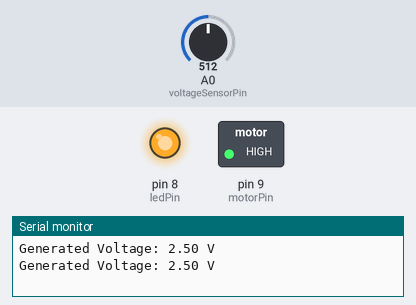
The sketch below on a simulated Arduino Uno, built with avr-gcc and run on an emulated ATmega328P. Parts: switched loads named in the sketch (green lamp = pin HIGH), output pins drawn as LEDs (lit = HIGH), the last lines printed to the serial monitor. The test bench sets the inputs (shaded band); at power-on: A0 (voltageSensorPin) = 512.

Above: at 1.8 s.
1.9 s: A0 (voltageSensorPin) set to 22
3.4 s: A0 (voltageSensorPin) set to 18
At 5.2 s:
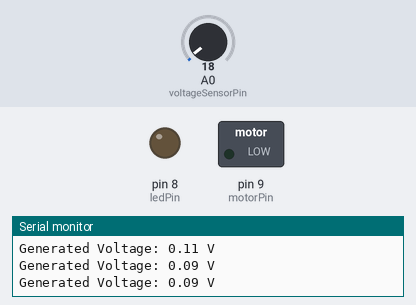
5.5 s: A0 (voltageSensorPin) set to 122
At 6.9 s:
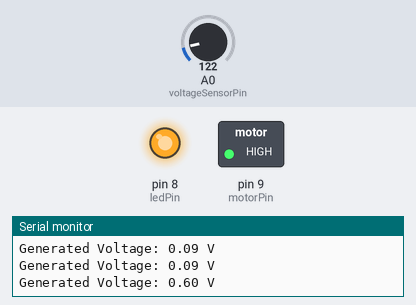
7.5 s: A0 (voltageSensorPin) set to 0
At 8.5 s:
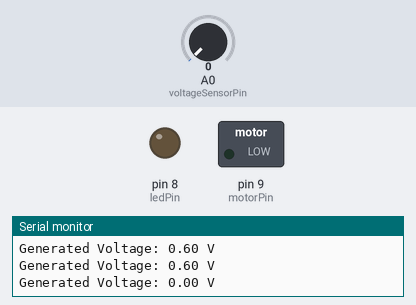
Timing chart, 0 to 10.5 s (numbered marks = the images above; inputs shaded):
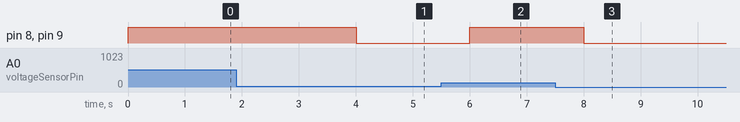

Measured:
- the behaviour switches between 21 and 20 on A0 (voltageSensorPin) (found by bisection; images 0 and 1)
- after the input at 3.4 s, pin 8 (ledPin), pin 9 (motorPin): HIGH → LOW after 0.60 s
- after the input at 5.5 s, pin 8 (ledPin), pin 9 (motorPin): LOW → HIGH after 0.50 s
- after the input at 7.5 s, pin 8 (ledPin), pin 9 (motorPin): HIGH → LOW after 0.51 s

The sketch:

wind_turbine.ino
```cpp
const int voltageSensorPin = A0; // Analog input pin for the voltage sensor
const int motorPin = 9; // Digital output pin to control the motor
const int ledPin = 8; // Digital output pin to control the LED

void setup() {
  pinMode(motorPin, OUTPUT);
  digitalWrite(motorPin, LOW); // Turn off the motor initially
  pinMode(ledPin, OUTPUT);
  digitalWrite(ledPin, LOW); // Turn off the LED initially
  Serial.begin(9600);
}

void loop() {
  int sensorValue = analogRead(voltageSensorPin); // Read the analog voltage
  float voltage = sensorValue * (5.0 / 1023.0); // Convert the analog value to voltage

  Serial.print("Generated Voltage: ");
  Serial.print(voltage);
  Serial.println(" V");

  // Check for generated voltage (wind turbine working)
  if (voltage > 0.1) { // Adjust the threshold according to your setup
    digitalWrite(motorPin, HIGH); // Turn ON the motor to spin the shaft
    digitalWrite(ledPin, HIGH);   // Turn ON the LED
  } else {
    digitalWrite(motorPin, LOW);  // Turn OFF the motor
    digitalWrite(ledPin, LOW);    // Turn OFF the LED
  }

  delay(1000); // Add a small delay before taking the next reading
}
```
